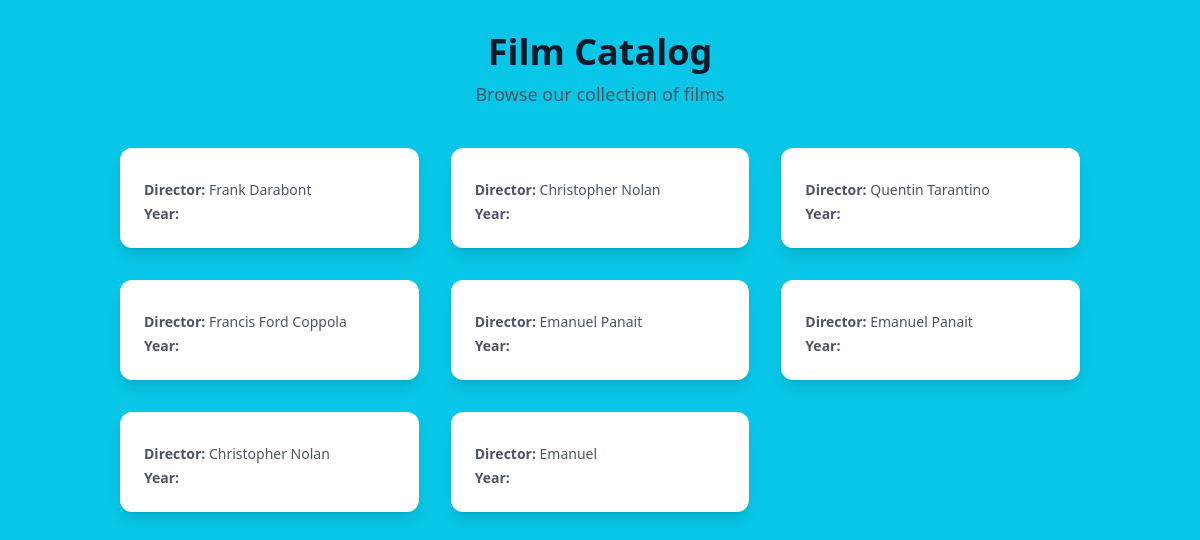
The page /list/ on the database as committed earlier.
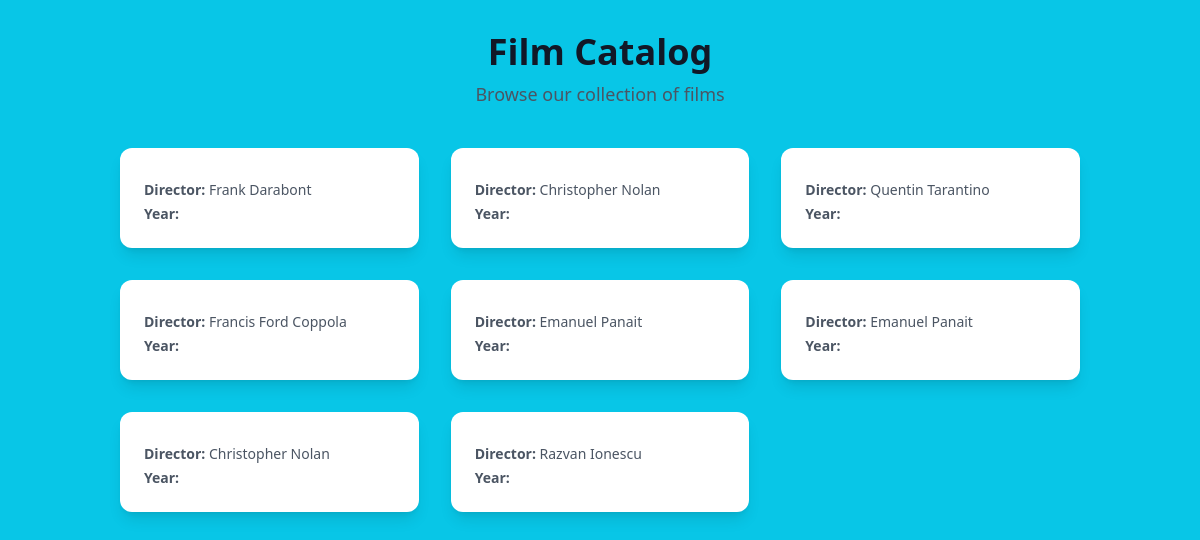
The same page on the database as committed later.
### viewer/models.py (models this page shows, shortened)
class Movie(models.Model):
    name = models.CharField(max_length=200)

### viewer/views.py (the view)
# urls.py: path('list/', MovieListView.as_view(), name='movie-list'),
class MovieListView(ListView):
    model = Movie
    template_name = 'movie_list.html'
    context_object_name = 'movies_html'

### Arch/movies/Templates/movie_list.html (shortened to what this page needs)
{% load static %}
<!DOCTYPE html>
<html lang="en">
<head>
    <script src="https://cdn.tailwindcss.com"></script>
</head>
<body class="font-sans antialiased text-gray-800">
    <div class="container mx-auto p-4 md:p-8">
        <header class="text-center mb-10">
            <h1 class="text-4xl font-bold text-gray-900">Film Catalog</h1>
            <p class="text-lg text-gray-600 mt-2">Browse our collection of films</p>
        </header>
        <div class="grid grid-cols-1 sm:grid-cols-2 lg:grid-cols-3 xl:grid-cols-4 gap-8">
            {% if movies_html %}
                {% for film in movies_html %}
                <div class="bg-white rounded-xl shadow-lg overflow-hidden flex flex-col transform hover:scale-105 hover:shadow-2xl transition-all duration-300 ease-in-out">
                    <div class="p-6">
                        <div class="text-gray-600 text-sm space-y-1">
                            <p>
                                <span class="font-semibold">Director:</span> {{ film.director }}
                            </p>
                            <p>
                                <span class="font-semibold">Year:</span> {{ film.Year }}
                            </p>
                        </div>
                    </div>
                </div>
                {% endfor %}
            {% endif %}
        </div>
    </div>
</body>
</html>

### Arch/movies/Templates/movie_list.html (style rules this page uses)
body { background-color: hsl(189, 93%, 47%); }

Rows that differ between the two databases and show on the page:
removed Movie: director "Emanuel"
added Movie: director "Razvan Ionescu"
